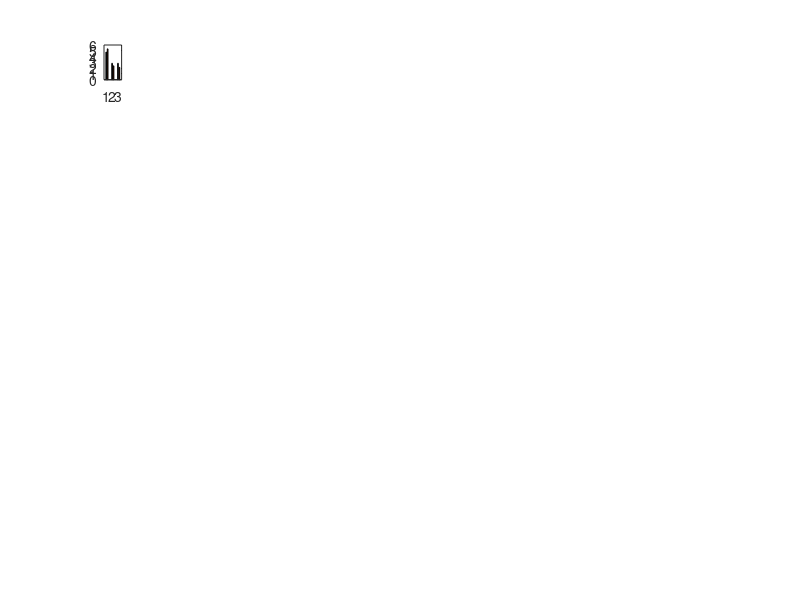

This figure's MATLAB source: (Note: this script raises an error after producing the figure.)
% bar_plots2.m
% Plot individual-trial mean judgments for all scenarios against btom.
% Fig 1 shows environment configuration 3; fig 2 shows configurations 1 & 2.
% Desire results are shown in odd subplots, and belief results are shown 
% in even subplots.


btom=load('data/btom_results_complete.mat');
people=load('data/human_data.mat');

btom.beta_ind = 5;

fig_s9_conditions = ...
    [ 5 10 15 ...
     55 63 71 59 67 75 ...
      1  6 11  8 13 40 ...
      2  7 12  4  9 14 ...
     18 21 24 ...
     56 64 72 60 68 76 ...
     16 19 22 17 20 23];
 
 fig_s10_conditions = ...
    [42 45 48 27 30 33 ...
     57 65 73 61 69 77 ...
     40 43 46 25 28 31 ...
     41 44 47 26 29 32 ...
     50 52 54 35 37 39 ...
     58 66 74 62 70 78 ...
     49 51 53 34 36 38];

fig_s9_subplots = ...
     [ 1  2  3 ...
       7  8  9 10 11 12 ...
      13 14 15 16 17 18 ...
      19 20 21 22 23 24 ...
      25 26 27 ...
      31 32 33 34 35 36 ...
      37 38 39 40 41 42];
  
fig_s10_subplots = 1:42;

bar_width = .6;

desire_people = people.des_inf_mean;
belief_people = people.bel_inf_mean_norm;
desire_people_se = people.des_inf_se;
belief_people_se = people.bel_inf_se;

desire_model = btom.desire_model(:,:,btom.beta_ind);
belief_model = btom.belief_model(:,:,btom.beta_ind);

% Fig S9
figure;
for ni=1:length(fig_s9_conditions)
  ci = fig_s9_conditions(ni);
  
  % Desires
  subplot(7,12,fig_s9_subplots(ni)*2-1);
  b=bar([desire_model(:,ci)'; desire_people(:,ci)']'-1,bar_width);
  hold on;
  errorbar(1.147:3.147,desire_people(:,ci)-1,desire_people_se(:,ci),desire_people_se(:,ci),'linestyle','none','color',[0 0 0],'linewidth',1);
  axis([.25 3.75 0 6]);
  set(gca,'xtick',[1 2 3]);
  set(gca,'xticklabel',{'K','L','M'});
  set(gca,'ytick',0:6);
  set(gca,'yticklabel',{'1','2','3','4','5','6','7'});
  
  % Beliefs
  subplot(7,12,fig_s9_subplots(ni)*2);
  b=bar([belief_model(:,ci)'; belief_people(:,ci)']',bar_width);
  hold on;
  errorbar(1.147:3.147,belief_people(:,ci),belief_people_se(:,ci),belief_people_se(:,ci),'linestyle','none','color',[0 0 0],'linewidth',1);
  axis([.25 3.75 0 1]);  
  set(gca,'xtick',[1 2 3]);
  set(gca,'xticklabel',{'L','M','N'});
  
end


% Fig S10
figure;
for ni=1:length(fig_s10_conditions)
  ci = fig_s10_conditions(ni);
  
  % Desires
  subplot(7,12,fig_s10_subplots(ni)*2-1);
  b=bar([desire_model(:,ci)'; desire_people(:,ci)']'-1,bar_width);
  hold on;
  errorbar(1.147:3.147,desire_people(:,ci)-1,desire_people_se(:,ci),desire_people_se(:,ci),'linestyle','none','color',[0 0 0],'linewidth',1);
  axis([.25 3.75 0 6]);
  set(gca,'xtick',[1 2 3]);
  set(gca,'xticklabel',{'K','L','M'});
  set(gca,'ytick',0:6);
  set(gca,'yticklabel',{'1','2','3','4','5','6','7'});
  
  % Beliefs
  subplot(7,12,fig_s10_subplots(ni)*2);
  b=bar([belief_model(:,ci)'; belief_people(:,ci)']',bar_width);
  hold on;
  errorbar(1.147:3.147,belief_people(:,ci),belief_people_se(:,ci),belief_people_se(:,ci),'linestyle','none','color',[0 0 0],'linewidth',1);
  axis([.25 3.75 0 1]);  
  set(gca,'xtick',[1 2 3]);
  set(gca,'xticklabel',{'L','M','N'});
  
end
